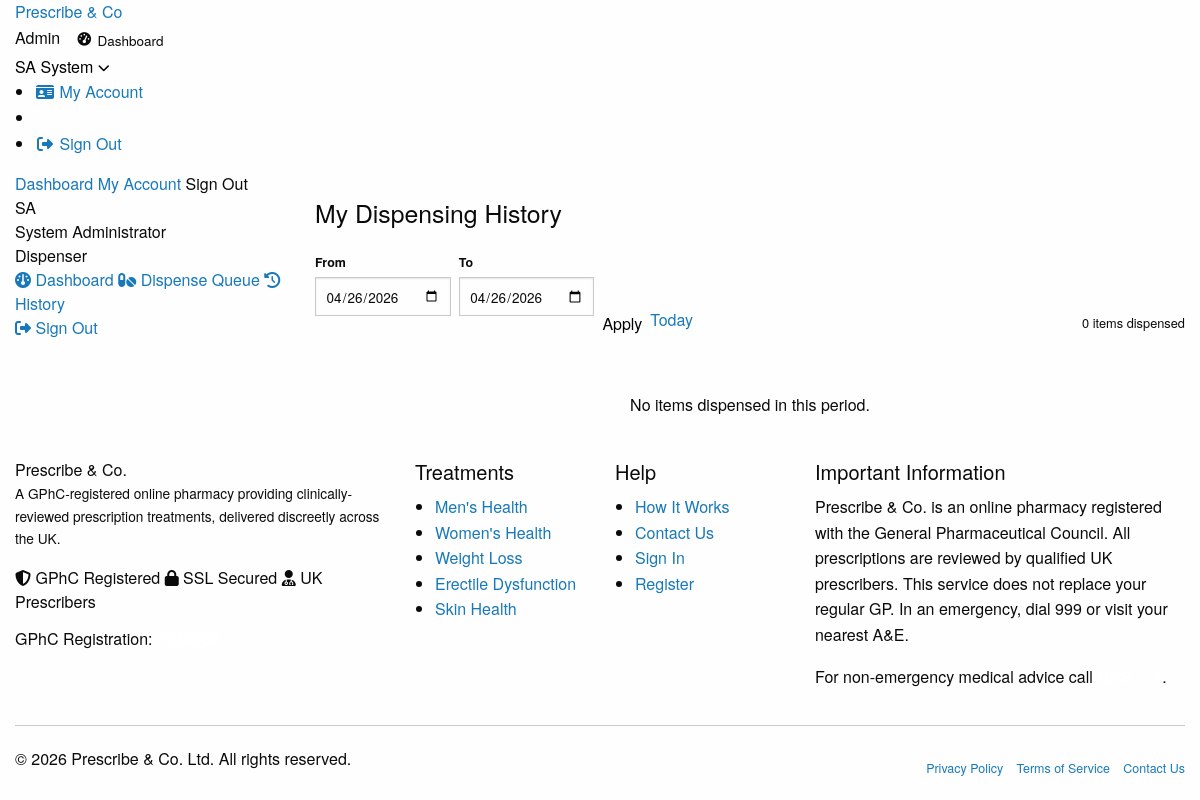
The app's page /pages/dispenser/history.php (signed in) with its own data.
### tables this page shows
CREATE TABLE `users` (
  `id`             INT UNSIGNED AUTO_INCREMENT PRIMARY KEY,
  `email`          VARCHAR(191)  NOT NULL UNIQUE,
  `password_hash`  VARCHAR(255)  NOT NULL,
  `role`           ENUM('admin','prescriber','dispenser','patient') NOT NULL DEFAULT 'patient',
  `first_name`     VARCHAR(100)  NOT NULL,
  `last_name`      VARCHAR(100)  NOT NULL,
  `phone`          VARCHAR(30)   DEFAULT NULL,
  `date_of_birth`  DATE          DEFAULT NULL,
  `gender`         ENUM('male','female','other','prefer_not_to_say') DEFAULT NULL,
  `nhs_number`     VARCHAR(20)   DEFAULT NULL,
  `is_active`      TINYINT(1)    NOT NULL DEFAULT 1,
  `email_verified` TINYINT(1)    NOT NULL DEFAULT 0,
  `verify_token`   VARCHAR(64)   DEFAULT NULL,
  `reset_token`    VARCHAR(64)   DEFAULT NULL,
  `reset_expires`  DATETIME      DEFAULT NULL,
  `created_at`     DATETIME      NOT NULL DEFAULT CURRENT_TIMESTAMP,
  `updated_at`     DATETIME      NOT NULL DEFAULT CURRENT_TIMESTAMP ON UPDATE CURRENT_TIMESTAMP,
  INDEX `idx_role`  (`role`),
  INDEX `idx_email` (`email`)
);

### includes/functions.php (called while the page is built, shortened)
<?php
function is_logged_in(): bool {
    return !empty($_SESSION['user_id']);
}
function current_user(): ?array {
    static $u = null;
    if ($u === null) {
        $u = Database::fetchOne(
            "SELECT id, email, role, first_name, last_name, phone, is_active FROM users WHERE id = ? AND is_active = 1",
            [$_SESSION['user_id']]
        );
    }
    return $u;
}
function current_role(): string  { return (string)($_SESSION['user_role'] ?? ''); }
function require_auth(string ...$roles): void {
    if (!current_user()) {
        session_kill();
        redirect('/pages/auth/login.php');
    }
}
function e(mixed $v): string {
    return htmlspecialchars((string)$v, ENT_QUOTES | ENT_HTML5, 'UTF-8');
}
function clean(string $v): string {
    return trim(strip_tags($v));
}

### config/database.php (called while the page is built, shortened)
<?php
class Database {
    private static ?PDO $instance = null;
    public static function getInstance(): PDO {
        if (self::$instance === null) {
            $dsn = sprintf('mysql:host=%s;port=%d;dbname=%s;charset=%s',
                DB_HOST, DB_PORT, DB_NAME, DB_CHARSET);
            try {
                self::$instance = new PDO($dsn, DB_USER, DB_PASS, [
                    PDO::ATTR_ERRMODE            => PDO::ERRMODE_EXCEPTION,
                    PDO::ATTR_DEFAULT_FETCH_MODE => PDO::FETCH_ASSOC,
                    PDO::ATTR_EMULATE_PREPARES   => false,
                    PDO::MYSQL_ATTR_INIT_COMMAND => "SET NAMES utf8mb4 COLLATE utf8mb4_unicode_ci",
                ]);
            } catch (PDOException $e) {
                error_log('DB Connection failed: ' . $e->getMessage());
                http_response_code(503);
                die('Service temporarily unavailable. Please try again later.');
            }
        }
        return self::$instance;
    }
    public static function query(string $sql, array $params = []): PDOStatement {
        $stmt = self::getInstance()->prepare($sql);
        $stmt->execute($params);
        return $stmt;
    }
    public static function fetchOne(string $sql, array $params = []): ?array {
        $r = self::query($sql, $params)->fetch();
        return $r ?: null;
    }
}

### pages/dispenser/history.php (the view, shortened to what this page needs)
<?php
require_auth('dispenser','admin');
$uid  = current_user_id();
$from   = clean($_GET['from'] ?? date('Y-m-d'));
$to     = clean($_GET['to']   ?? date('Y-m-d'));
$page   = max(1,(int)($_GET['page']??1));
$per    = 20;
$total  = Database::fetchOne(
    "SELECT COUNT(*) c FROM prescription_items pi
     WHERE pi.dispensed_by=? AND DATE(pi.dispensed_at) BETWEEN ? AND ?", [$uid,$from,$to])['c'];
$pg     = paginate($total,$page,$per);
$items  = Database::fetchAll(
    "SELECT pi.*, p.prescription_ref, CONCAT(u.first_name,' ',u.last_name) patient_name
     FROM prescription_items pi
     JOIN prescriptions p ON p.id=pi.prescription_id
     JOIN users u ON u.id=p.patient_id
     WHERE pi.dispensed_by=? AND DATE(pi.dispensed_at) BETWEEN ? AND ?
     ORDER BY pi.dispensed_at DESC LIMIT {$per} OFFSET {$pg['offset']}",
    [$uid,$from,$to]
);
include APP_PATH . '/includes/header.php';
?>
<div class="pco-dash"><div class="grid-container"><div class="grid-x grid-margin-x">
  <div class="cell large-3 medium-4">
    <div class="pco-sidebar" style="margin-bottom:1.5rem;">
      <div class="pco-sidebar__top">
        <div class="pco-sidebar__avatar"><?= strtoupper(substr($user['first_name'],0,1).substr($user['last_name'],0,1)) ?></div>
        <div class="pco-sidebar__name"><?= e($user['first_name'].' '.$user['last_name']) ?></div>
        <div class="pco-sidebar__role">Dispenser</div>
      </div>
      <div class="pco-sidebar__nav">
        <a href="<?= APP_URL ?>/pages/dispenser/dashboard.php"><i class="fa-solid fa-gauge"></i> Dashboard</a>
        <a href="<?= APP_URL ?>/pages/dispenser/dispense.php"><i class="fa-solid fa-pills"></i> Dispense Queue</a>
        <a href="<?= APP_URL ?>/pages/dispenser/history.php" class="active"><i class="fa-solid fa-clock-rotate-left"></i> History</a>
        <a href="<?= APP_URL ?>/pages/auth/logout.php" class="danger"><i class="fa-solid fa-right-from-bracket"></i> Sign Out</a>
      </div>
    </div>
  </div>
  <div class="cell large-9 medium-8">
    <h1 style="font-size:1.55rem;margin-bottom:1.25rem;">My Dispensing History</h1>
    <form method="GET" style="display:flex;gap:.5rem;flex-wrap:wrap;align-items:flex-end;margin-bottom:1.25rem;">
      <div>
        <label style="font-size:.78rem;font-weight:700;display:block;margin-bottom:.25rem;">From</label>
        <input type="date" name="from" value="<?= e($from) ?>" style="font-size:.845rem;padding:.4rem .6rem;">
      </div>
      <div>
        <label style="font-size:.78rem;font-weight:700;display:block;margin-bottom:.25rem;">To</label>
        <input type="date" name="to" value="<?= e($to) ?>" style="font-size:.845rem;padding:.4rem .6rem;">
      </div>
      <button type="submit" class="pco-btn pco-btn--primary pco-btn--sm">Apply</button>
      <a href="?from=<?= date('Y-m-d') ?>&to=<?= date('Y-m-d') ?>" class="pco-btn pco-btn--ghost pco-btn--sm">Today</a>
      <span style="font-size:.8rem;color:var(--pco-grey-500);margin-left:auto;"><?= $total ?> item<?= $total!=1?'s':'' ?> dispensed</span>
    </form>
    <div class="pco-card">
      <?php if (empty($items)): ?>
      <div class="pco-card__body text-center" style="padding:2.5rem;">
        <p style="color:var(--pco-grey-500);margin:0;">No items dispensed in this period.</p>
      </div>
      <?php endif; ?>
    </div>
  </div>
</div></div></div>
<?php include APP_PATH . '/includes/footer.php'; ?>

### includes/header.php (shortened to what this page needs)
<?php
$user  = current_user();
$role  = current_role();
$initials = $user ? strtoupper(substr($user['first_name'],0,1).substr($user['last_name'],0,1)) : '';
$dash_url = match($role) {
    'admin'      => APP_URL.'/pages/admin/dashboard.php',
    'prescriber' => APP_URL.'/pages/prescriber/dashboard.php',
    'dispenser'  => APP_URL.'/pages/dispenser/dashboard.php',
    default      => APP_URL.'/pages/patient/dashboard.php',
};
?>
<!DOCTYPE html>
<html lang="en-GB">
<head>
  <link rel="stylesheet" href="https://cdnjs.cloudflare.com/ajax/libs/foundation/6.8.1/css/foundation.min.css">
  <link rel="stylesheet" href="https://cdnjs.cloudflare.com/ajax/libs/font-awesome/6.5.0/css/all.min.css">
  <link rel="stylesheet" href="<?= APP_URL ?>/assets/css/main.css">
</head>
<body class="role-<?= e($role ?: 'guest') ?>">
<nav class="pco-nav">
  <div class="grid-container">
    <div class="pco-nav__inner">
      <a href="<?= APP_URL ?>/" class="pco-nav__logo">
        <?php if (file_exists(APP_PATH . '/assets/img/logo.png')): ?>
          <img src="<?= APP_URL ?>/assets/img/logo.png" alt="Prescribe and Co logo" class="pco-nav__logo-img">
        <?php else: ?>
          <span class="pco-nav__logo-text">Prescribe &amp; Co</span>
        <?php endif; ?>
      </a>
      <div class="pco-nav__actions">
        <?php if (is_logged_in()): ?>
          <span class="pco-nav__role role-<?= e($role) ?>"><?= e(ucfirst($role)) ?></span>
          <a href="<?= $dash_url ?>" class="hide-for-small-only" style="display:inline-flex;align-items:center;gap:.4rem;font-size:.845rem;font-weight:500;color:var(--pco-grey-700);padding:.35rem .8rem;border-radius:var(--pco-r-pill);transition:all .18s;">
            <i class="fa-solid fa-gauge-high" style="font-size:.85rem;"></i>
            <span>Dashboard</span>
          </a>
          <div class="pco-user-menu">
            <button class="pco-user-btn" id="userMenuBtn" aria-expanded="false">
              <span class="avatar"><?= e($initials) ?></span>
              <span class="hide-for-small-only"><?= e($user['first_name']) ?></span>
              <i class="fa-solid fa-chevron-down fa-xs"></i>
            </button>
            <ul class="pco-dropdown" id="userDropdown">
              <li><a href="<?= APP_URL ?>/pages/patient/account.php"><i class="fa-solid fa-id-card fa-fw"></i> My Account</a></li>
              <li class="sep"></li>
              <li><a href="<?= APP_URL ?>/pages/auth/logout.php" class="danger"><i class="fa-solid fa-right-from-bracket fa-fw"></i> Sign Out</a></li>
            </ul>
          </div>
        <?php else: ?>
          <a href="<?= APP_URL ?>/pages/auth/login.php"    class="pco-btn pco-btn--ghost pco-btn--sm hide-for-small-only">Sign In</a>
          <a href="<?= APP_URL ?>/pages/auth/register.php" class="pco-btn pco-btn--primary pco-btn--sm">Get Started</a>
        <?php endif; ?>
      </div>
    </div>
  </div>
  <div class="pco-mobile-nav" id="mobileNav">
    <div class="grid-container">
      <?php if (is_logged_in()): ?>
        <a href="<?= $dash_url ?>">Dashboard</a>
        <a href="<?= APP_URL ?>/pages/patient/account.php">My Account</a>
        <a href="<?= APP_URL ?>/pages/auth/logout.php" style="color:var(--pco-red)">Sign Out</a>
      <?php else: ?>
        <a href="<?= APP_URL ?>/pages/auth/login.php">Sign In</a>
        <a href="<?= APP_URL ?>/pages/auth/register.php">Register</a>
      <?php endif; ?>
    </div>
  </div>
</nav>

### records on screen
users: initials "SA", first_name "System", first_name+last_name "SA", first_name+last_name "System Administrator"

### other values on screen
$role "Admin"
$total "0"
